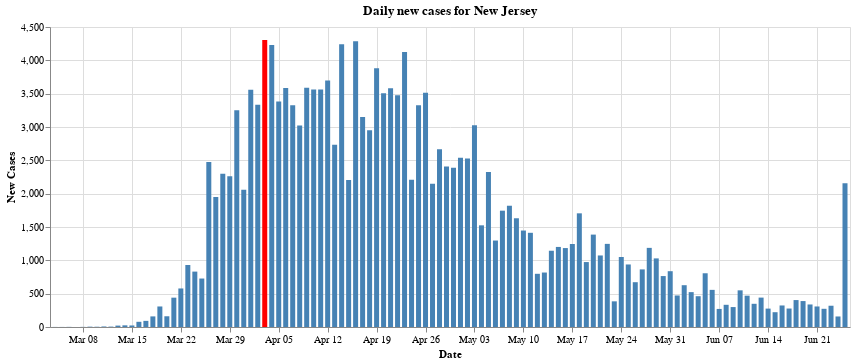

Notebook source saved alongside this figure:
### Markdown cell above
## 11 - Graph of daily new cases in New Jersey
Below we plot a graph that shows the increase in cases per day. 
There is a lot of talk on the news about "flattening the curve", however in the daily briefings that Governor Murphy holds, he only talks about developments from the overnight, and rarely shows the actual data plotted as a bar chart. The below chart actually visualizes the said curve that everyone is talking about. And we can see that it is, in fact, flattening

### Code cell
jersey_cases_full=us_states[us_states.state=="New Jersey"]
jersey_cases_county_full=us_counties[us_counties["state"]=="New Jersey"]

jersey_cases=jersey_cases_full.drop('state', axis=1)
jersey_cases=jersey_cases.drop('fips', axis=1)

first_case_date=jersey_cases.iloc[0].date
date_object=first_case_date
# date_object = datetime.strptime(first_case_date, '%Y-%m-%d')
date_object = date_object - timedelta(days=1)
time_string = date_object.strftime('%Y-%m-%d')

jersey_cases.loc[-1] = [time_string, 0, 0]  # adding a row
jersey_cases.index = jersey_cases.index + 1  # shifting index
jersey_cases = jersey_cases.sort_index()  # sorting by index
    
jersey_cases=jersey_cases.set_index('date')


daily_new_cases = jersey_cases.diff()
daily_new_cases=daily_new_cases.reset_index()
daily_new_cases=daily_new_cases.drop(0, axis=0)
daily_new_cases = daily_new_cases.astype({"cases": int, "deaths": int})
daily_new_cases=daily_new_cases.rename(columns={'cases': 'new_cases', 'deaths': 'new_deaths'})


# display(daily_new_cases)


max_daily_increase = daily_new_cases['new_cases'].max()
# display(max_daily_increase)

chart = alt.Chart(daily_new_cases).mark_bar().encode(
    y=alt.Y('new_cases:Q', axis=alt.Axis(title='New Cases')),
    x=alt.X('date:T', axis=alt.Axis(format='%b %d', title='Date')),
    # The highlight will be set on the result of a conditional statement
    color=alt.condition(
        alt.datum.new_cases == max_daily_increase,
        alt.value('red'),    
        alt.value('steelblue')  
    ),
    tooltip=['date:T','new_cases']

).properties(
    width=800,
    title="Daily new cases for New Jersey"
)

    
display(chart)

### Figure 1 — Vega-Lite specification as saved in the notebook (floating-point values rounded to 4 significant figures)
{"config": {"view": {"continuousWidth": 400, "continuousHeight": 300}}, "data": {"name": "data-6e5326742341354069538faaa5098ba7"}, "mark": "bar", "encoding": {"color": {"condition": {"value": "red", "test": "(datum.new_cases === 4305)"}, "value": "steelblue"}, "tooltip": [{"type": "temporal", "field": "date"}, {"type": "quantitative", "field": "new_cases"}], "x": {"type": "temporal", "axis": {"format": "%b %d", "title": "Date"}, "field": "date"}, "y": {"type": "quantitative", "axis": {"title": "New Cases"}, "field": "new_cases"}}, "title": "Daily new cases for New Jersey", "width": 800, "$schema": "https://vega.github.io/schema/vega-lite/v4.0.2.json", "datasets": {"data-6e5326742341354069538faaa5098ba7": [{"date": "2020-03-04T00:00:00", "new_cases": 1, "new_deaths": 0}, {"date": "2020-03-05T00:00:00", "new_cases": 1, "new_deaths": 0}, {"date": "2020-03-06T00:00:00", "new_cases": 2, "new_deaths": 0}, {"date": "2020-03-07T00:00:00", "new_cases": 0, "new_deaths": 0}, {"date": "2020-03-08T00:00:00", "new_cases": 2, "new_deaths": 0}, {"date": "2020-03-09T00:00:00", "new_cases": 5, "new_deaths": 0}, {"date": "2020-03-10T00:00:00", "new_cases": 4, "new_deaths": 1}, {"date": "2020-03-11T00:00:00", "new_cases": 8, "new_deaths": 0}, {"date": "2020-03-12T00:00:00", "new_cases": 6, "new_deaths": 0}, {"date": "2020-03-13T00:00:00", "new_cases": 21, "new_deaths": 0}, {"date": "2020-03-14T00:00:00", "new_cases": 25, "new_deaths": 1}, {"date": "2020-03-15T00:00:00", "new_cases": 23, "new_deaths": 0}, {"date": "2020-03-16T00:00:00", "new_cases": 78, "new_deaths": 1}, {"date": "2020-03-17T00:00:00", "new_cases": 92, "new_deaths": 0}, {"date": "2020-03-18T00:00:00", "new_cases": 159, "new_deaths": 2}, {"date": "2020-03-19T00:00:00", "new_cases": 308, "new_deaths": 4}, {"date": "2020-03-20T00:00:00", "new_cases": 161, "new_deaths": 2}, {"date": "2020-03-21T00:00:00", "new_cases": 440, "new_deaths": 5}, {"date": "2020-03-22T00:00:00", "new_cases": 578, "new_deaths": 4}, {"date": "2020-03-23T00:00:00", "new_cases": 930, "new_deaths": 7}, {"date": "2020-03-24T00:00:00", "new_cases": 831, "new_deaths": 17}, {"date": "2020-03-25T00:00:00", "new_cases": 727, "new_deaths": 18}, {"date": "2020-03-26T00:00:00", "new_cases": 2474, "new_deaths": 20}, {"date": "2020-03-27T00:00:00", "new_cases": 1949, "new_deaths": 26}, {"date": "2020-03-28T00:00:00", "new_cases": 2299, "new_deaths": 32}, {"date": "2020-03-29T00:00:00", "new_cases": 2262, "new_deaths": 21}, {"date": "2020-03-30T00:00:00", "new_cases": 3250, "new_deaths": 38}, {"date": "2020-03-31T00:00:00", "new_cases": 2060, "new_deaths": 68}, {"date": "2020-04-01T00:00:00", "new_cases": 3559, "new_deaths": 88}, {"date": "2020-04-02T00:00:00", "new_cases": 3335, "new_deaths": 184}, {"date": "2020-04-03T00:00:00", "new_cases": 4305, "new_deaths": 108}, {"date": "2020-04-04T00:00:00", "new_cases": 4229, "new_deaths": 200}, {"date": "2020-04-05T00:00:00", "new_cases": 3381, "new_deaths": 70}, {"date": "2020-04-06T00:00:00", "new_cases": 3585, "new_deaths": 88}, {"date": "2020-04-07T00:00:00", "new_cases": 3326, "new_deaths": 227}, {"date": "2020-04-08T00:00:00", "new_cases": 3021, "new_deaths": 272}, {"date": "2020-04-09T00:00:00", "new_cases": 3590, "new_deaths": 196}, {"date": "2020-04-10T00:00:00", "new_cases": 3561, "new_deaths": 232}, {"date": "2020-04-11T00:00:00", "new_cases": 3563, "new_deaths": 251}, {"date": "2020-04-12T00:00:00", "new_cases": 3699, "new_deaths": 167}, {"date": "2020-04-13T00:00:00", "new_cases": 2734, "new_deaths": 93}, {"date": "2020-04-14T00:00:00", "new_cases": 4240, "new_deaths": 362}, {"date": "2020-04-15T00:00:00", "new_cases": 2206, "new_deaths": 351}, {"date": "2020-04-16T00:00:00", "new_cases": 4287, "new_deaths": 362}, {"date": "2020-04-17T00:00:00", "new_cases": 3150, "new_deaths": 322}, {"date": "2020-04-18T00:00:00", "new_cases": 2953, "new_deaths": 230}, {"date": "2020-04-19T00:00:00", "new_cases": 3881, "new_deaths": 132}, {"date": "2020-04-20T00:00:00", "new_cases": 3505, "new_deaths": 175}, {"date": "2020-04-21T00:00:00", "new_cases": 3581, "new_deaths": 376}, {"date": "2020-04-22T00:00:00", "new_cases": 3478, "new_deaths": 310}, {"date": "2020-04-23T00:00:00", "new_cases": 4124, "new_deaths": 305}, {"date": "2020-04-24T00:00:00", "new_cases": 2207, "new_deaths": 249}, {"date": "2020-04-25T00:00:00", "new_cases": 3327, "new_deaths": 246}, {"date": "2020-04-26T00:00:00", "new_cases": 3515, "new_deaths": 75}, {"date": "2020-04-27T00:00:00", "new_cases": 2150, "new_deaths": 106}, {"date": "2020-04-28T00:00:00", "new_cases": 2668, "new_deaths": 398}, {"date": "2020-04-29T00:00:00", "new_cases": 2408, "new_deaths": 328}, {"date": "2020-04-30T00:00:00", "new_cases": 2388, "new_deaths": 458}, {"date": "2020-05-01T00:00:00", "new_cases": 2538, "new_deaths": 310}, {"date": "2020-05-02T00:00:00", "new_cases": 2527, "new_deaths": 204}, {"date": "2020-05-03T00:00:00", "new_cases": 3027, "new_deaths": 129}, {"date": "2020-05-04T00:00:00", "new_cases": 1525, "new_deaths": 39}, {"date": "2020-05-05T00:00:00", "new_cases": 2324, "new_deaths": 334}, {"date": "2020-05-06T00:00:00", "new_cases": 1297, "new_deaths": 305}, {"date": "2020-05-07T00:00:00", "new_cases": 1745, "new_deaths": 252}, {"date": "2020-05-08T00:00:00", "new_cases": 1819, "new_deaths": 151}, {"date": "2020-05-09T00:00:00", "new_cases": 1631, "new_deaths": 164}, {"date": "2020-05-10T00:00:00", "new_cases": 1447, "new_deaths": 139}, {"date": "2020-05-11T00:00:00", "new_cases": 1413, "new_deaths": 55}, {"date": "2020-05-12T00:00:00", "new_cases": 798, "new_deaths": 198}, {"date": "2020-05-13T00:00:00", "new_cases": 817, "new_deaths": 194}, {"date": "2020-05-14T00:00:00", "new_cases": 1144, "new_deaths": 244}, {"date": "2020-05-15T00:00:00", "new_cases": 1201, "new_deaths": 192}, {"date": "2020-05-16T00:00:00", "new_cases": 1184, "new_deaths": 111}, {"date": "2020-05-17T00:00:00", "new_cases": 1245, "new_deaths": 107}, {"date": "2020-05-18T00:00:00", "new_cases": 1705, "new_deaths": 79}, {"date": "2020-05-19T00:00:00", "new_cases": 974, "new_deaths": 151}, {"date": "2020-05-20T00:00:00", "new_cases": 1386, "new_deaths": 161}, {"date": "2020-05-21T00:00:00", "new_cases": 1073, "new_deaths": 96}, {"date": "2020-05-22T00:00:00", "new_cases": 1247, "new_deaths": 142}, {"date": "2020-05-23T00:00:00", "new_cases": 385, "new_deaths": 96}, {"date": "2020-05-24T00:00:00", "new_cases": 1050, "new_deaths": 52}, {"date": "2020-05-25T00:00:00", "new_cases": 938, "new_deaths": 11}, {"date": "2020-05-26T00:00:00", "new_cases": 672, "new_deaths": 47}, {"date": "2020-05-27T00:00:00", "new_cases": 864, "new_deaths": 148}, {"date": "2020-05-28T00:00:00", "new_cases": 1187, "new_deaths": 62}, {"date": "2020-05-29T00:00:00", "new_cases": 1029, "new_deaths": 130}, {"date": "2020-05-30T00:00:00", "new_cases": 764, "new_deaths": 103}, {"date": "2020-05-31T00:00:00", "new_cases": 837, "new_deaths": 64}, {"date": "2020-06-01T00:00:00", "new_cases": 473, "new_deaths": 23}, {"date": "2020-06-02T00:00:00", "new_cases": 627, "new_deaths": 49}, {"date": "2020-06-03T00:00:00", "new_cases": 523, "new_deaths": 110}, {"date": "2020-06-04T00:00:00", "new_cases": 462, "new_deaths": 90}, {"date": "2020-06-05T00:00:00", "new_cases": 806, "new_deaths": 79}, {"date": "2020-06-06T00:00:00", "new_cases": 557, "new_deaths": 57}, {"date": "2020-06-07T00:00:00", "new_cases": 271, "new_deaths": 70}, {"date": "2020-06-08T00:00:00", "new_cases": 333, "new_deaths": 38}, {"date": "2020-06-09T00:00:00", "new_cases": 299, "new_deaths": 89}, {"date": "2020-06-10T00:00:00", "new_cases": 550, "new_deaths": 74}, {"date": "2020-06-11T00:00:00", "new_cases": 470, "new_deaths": 66}, {"date": "2020-06-12T00:00:00", "new_cases": 348, "new_deaths": 46}, {"date": "2020-06-13T00:00:00", "new_cases": 441, "new_deaths": 100}, {"date": "2020-06-14T00:00:00", "new_cases": 276, "new_deaths": 36}, {"date": "2020-06-15T00:00:00", "new_cases": 222, "new_deaths": 51}, {"date": "2020-06-16T00:00:00", "new_cases": 323, "new_deaths": 51}, {"date": "2020-06-17T00:00:00", "new_cases": 277, "new_deaths": 42}, {"date": "2020-06-18T00:00:00", "new_cases": 404, "new_deaths": 31}, {"date": "2020-06-19T00:00:00", "new_cases": 389, "new_deaths": 35}, {"date": "2020-06-20T00:00:00", "new_cases": 338, "new_deaths": 22}, {"date": "2020-06-21T00:00:00", "new_cases": 308, "new_deaths": 13}, {"date": "2020-06-22T00:00:00", "new_cases": 273, "new_deaths": 25}, {"date": "2020-06-23T00:00:00", "new_cases": 319, "new_deaths": 54}, {"date": "2020-06-24T00:00:00", "new_cases": 158, "new_deaths": 46}, {"date": "2020-06-25T00:00:00", "new_cases": 2158, "new_deaths": 1877}]}}
